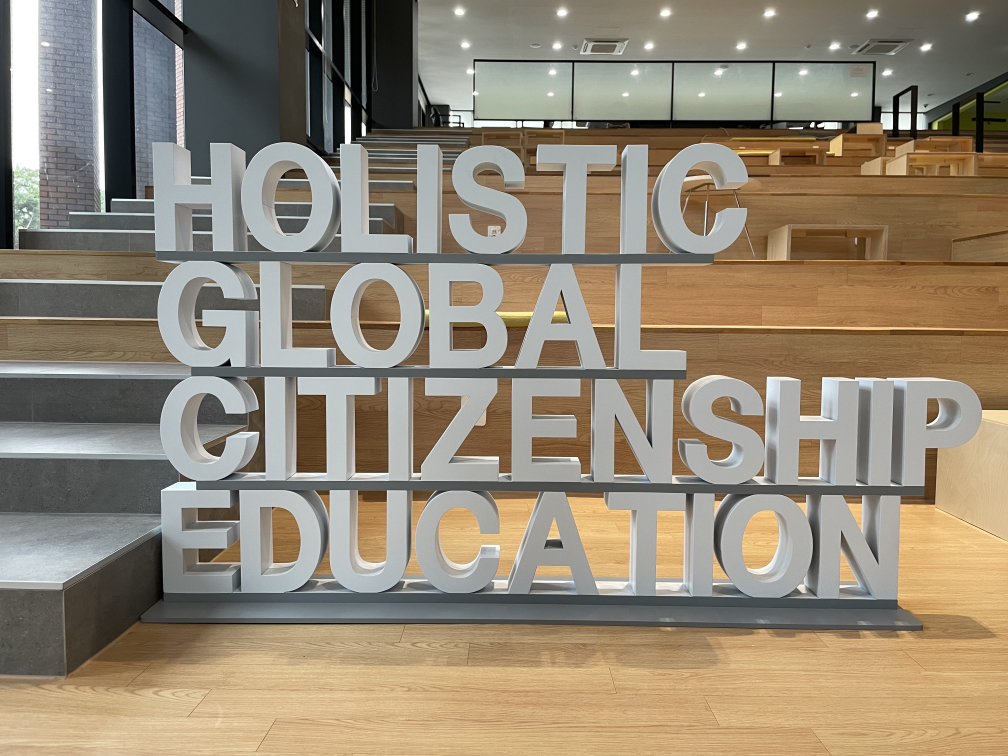
//> input picture Assignment/Assignment6/answer/build/Assignment6_Datasets/DBs/Handong2_1.jpg, 4032 x 3024 px, given in place of lena.png, which was not available (shown at 1/4 size)
$ ./22200034   (built with g++ and OpenCV 4)
//> lines starting //> are read from the running program, lines starting //| are printed output that depends on the picture; pictures that were not available may be replaced by others from this repository, and a replacement may not be noted
#include <opencv2/opencv.hpp>
#include <iostream>

using namespace cv;
using namespace std;

double calculatePSNR(const Mat& origin, const Mat& reconstructed) {
    Mat diff;
    absdiff(origin, reconstructed, diff);
    diff.convertTo(diff, CV_32F);
    double mse = 0.0;
    for (int i = 0; i < diff.rows; i++) {
        for (int j = 0; j < diff.cols; j++) {
            float pixel = diff.at<float>(i, j);
            mse += pixel * pixel;}}

    mse /= (double)(origin.total());

    if (mse == 0) return 100;
    double psnr = 10.0 * (log(255 * 255 / mse) / log(10.0));
    return psnr;}

Mat compressAndReconstruct(const Mat& y_channel, const Mat& quantization_mat) {
    Mat result = Mat::zeros(y_channel.size(), CV_8UC1);
    for (int i = 0; i < y_channel.rows; i += 8) {
        for (int j = 0; j < y_channel.cols; j += 8) {
            Rect block_rect(j, i, 8, 8);
            Mat block = y_channel(block_rect);
            Mat block_dct, block_reconstructed;
            block.convertTo(block, CV_32F);
            dct(block, block);
            Mat quantization_mat_float;
            quantization_mat.convertTo(quantization_mat_float, CV_32F);
            for (int x = 0; x < 8; x++) {
                for (int y = 0; y < 8; y++) {
                    block.at<float>(x, y) /= quantization_mat_float.at<float>(x, y);
                }
            }
            block.convertTo(block, CV_32S);
            block.convertTo(block, CV_32F);
            block_reconstructed = Mat::zeros(block.size(), CV_32F);
            for (int x = 0; x < 8; x++) {
                for (int y = 0; y < 8; y++) {
                    block_reconstructed.at<float>(x, y) =
                        block.at<float>(x, y) * quantization_mat_float.at<float>(x, y);
                }
            }
            dct(block_reconstructed, block_reconstructed, DCT_INVERSE);
            block_reconstructed.convertTo(block_reconstructed, CV_8UC1);
            block_reconstructed.copyTo(result(block_rect));
        }
    }
    return result;
}

int main(int argc, char* argv[]) {
    Mat image = imread("lena.png");
//> image is the input picture: 3024 rows x 4032 cols, CV_8UC3; mean B, G, R 117.3, 135.5, 147.2
    if (image.empty()) return -1;

    Mat image_YCbCr, YCbCr_channels[3], y;

    cvtColor(image, image_YCbCr, COLOR_BGR2YCrCb);
//> image_YCbCr: 3024 rows x 4032 cols, CV_8UC3; mean of channels 0, 1, 2 136.9, 135.3, 116.9
    split(image_YCbCr, YCbCr_channels);
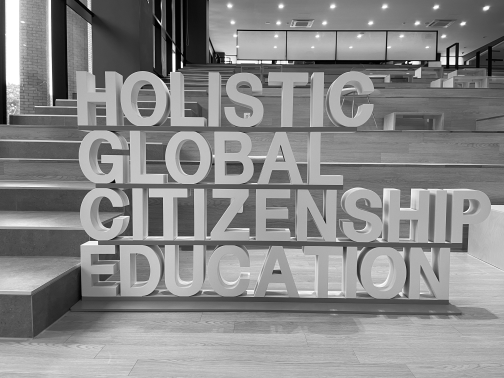
//> YCbCr_channels[0]: 3024 rows x 4032 cols, CV_8UC1 (shown at 1/8 size); min 0, max 255, mean 136.9
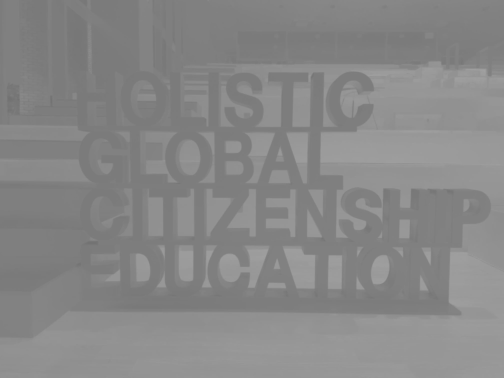
//> YCbCr_channels[1]: 3024 rows x 4032 cols, CV_8UC1 (shown at 1/8 size); min 112, max 161, mean 135.3
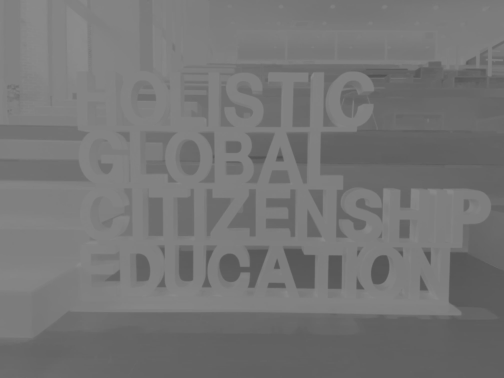
//> YCbCr_channels[2]: 3024 rows x 4032 cols, CV_8UC1 (shown at 1/8 size); min 78, max 140, mean 116.9

    y = YCbCr_channels[0];

    Mat quantization_mat1 = (Mat_<double>(8, 8) <<
        16, 11, 10, 16, 24, 40, 51, 61,
        12, 12, 14, 19, 26, 58, 60, 55,
        14, 13, 16, 24, 40, 57, 69, 56,
        14, 17, 22, 29, 51, 87, 80, 62,
        18, 22, 37, 56, 68, 109, 103, 77,
        24, 35, 55, 64, 81, 104, 113, 92,
        49, 64, 78, 87, 103, 121, 120, 101,
        72, 92, 95, 98, 112, 100, 103, 99
    );
    Mat quantization_mat2 = (Mat_<double>(8, 8) <<
        1, 1, 1, 1, 1, 1, 1, 1,
        1, 1, 1, 1, 1, 1, 1, 1,
        1, 1, 1, 1, 1, 1, 1, 1,
        1, 1, 1, 1, 1, 1, 1, 1,
        1, 1, 1, 1, 1, 1, 1, 1,
        1, 1, 1, 1, 1, 1, 1, 1,
        1, 1, 1, 1, 1, 1, 1, 1,
        1, 1, 1, 1, 1, 1, 1, 1
    );
    Mat quantization_mat3 = (Mat_<double>(8, 8) <<
        100, 100, 100, 100, 100, 100, 100, 100,
        100, 100, 100, 100, 100, 100, 100, 100,
        100, 100, 100, 100, 100, 100, 100, 100,
        100, 100, 100, 100, 100, 100, 100, 100,
        100, 100, 100, 100, 100, 100, 100, 100,
        100, 100, 100, 100, 100, 100, 100, 100,
        100, 100, 100, 100, 100, 100, 100, 100,
        100, 100, 100, 100, 100, 100, 100, 100
    );

    Mat reconstructed1 = compressAndReconstruct(y, quantization_mat1);
    Mat reconstructed2 = compressAndReconstruct(y, quantization_mat2);
    Mat reconstructed3 = compressAndReconstruct(y, quantization_mat3);

    double psnr1 = calculatePSNR(y, reconstructed1);
//> in calculatePSNR, `absdiff(origin, reconstructed, diff);`:
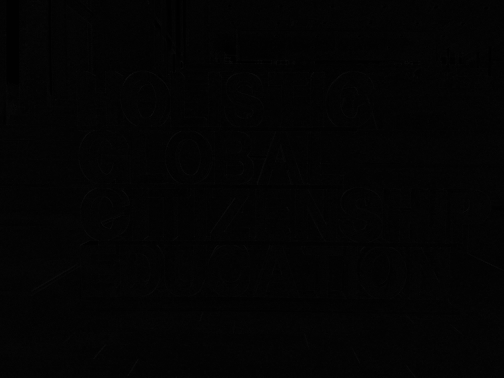
//> diff: 3024 rows x 4032 cols, CV_8UC1 (shown at 1/8 size); min 0, max 70, mean 3.3
//> the loop in calculatePSNR, `for (int i = 0; i < diff.rows; i++)` made 3024 passes
//> mse on passes 1 to 3: 73721, 143410, 210592
//> after the loop in calculatePSNR, `for (int i = 0; i < diff.rows; i++)`: mse = 234357528
//> in calculatePSNR, `mse /= (double)(origin.total());`: mse = 19.22
//> in calculatePSNR, `double psnr = 10.0 * (log(255 * 255 / mse) / log(10.0));`: psnr = 35.29
//> psnr1 = 35.29
    double psnr2 = calculatePSNR(y, reconstructed2);
//> in calculatePSNR (call 2), `absdiff(origin, reconstructed, diff);`:
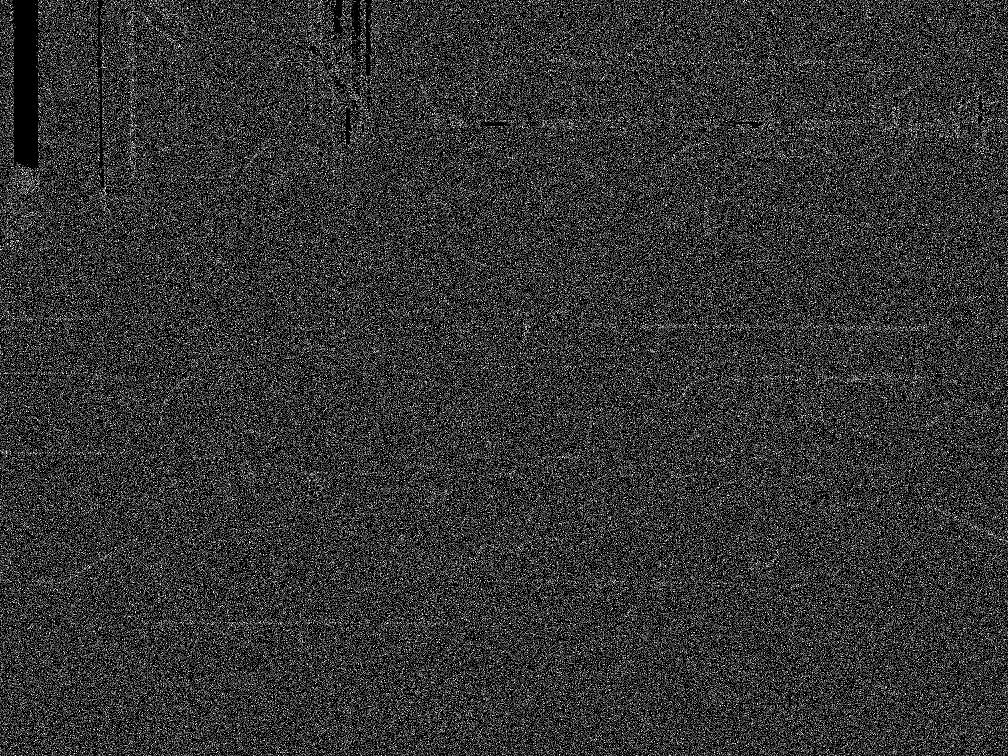
//> diff: 3024 rows x 4032 cols, CV_8UC1 (shown at 1/4 size); values 0 (black) and 1 (white), 4.8% white in thin lines or dots
//> the loop in calculatePSNR (call 2), `for (int i = 0; i < diff.rows; i++)` made 3024 passes
//> mse on passes 1 to 3: 185, 412, 614
//> after the loop in calculatePSNR (call 2), `for (int i = 0; i < diff.rows; i++)`: mse = 589366
//> in calculatePSNR (call 2), `mse /= (double)(origin.total());`: mse = 0.0483
//> in calculatePSNR (call 2), `double psnr = 10.0 * (log(255 * 255 / mse) / log(10.0));`: psnr = 61.29
//> psnr2 = 61.29
    double psnr3 = calculatePSNR(y, reconstructed3);
//> psnr3 = 30.19

    cout << "QM1: psnr = " << psnr1 << endl;
//| QM1: psnr = 35.293
    cout << "QM2: psnr = " << psnr2 << endl;
//| QM2: psnr = 61.288
    cout << "QM3: psnr =  " << psnr3 << endl;
//| QM3: psnr =  30.1918

    imshow("origin Y", y);

    imshow("QM1", reconstructed1);
    imshow("QM2", reconstructed2);
    imshow("QM3", reconstructed3);

    waitKey(0);

    return 0;}

$ run again, on Assignment/Assignment6/answer/build/Assignment6_Datasets/DBs/Handong3_1.jpg
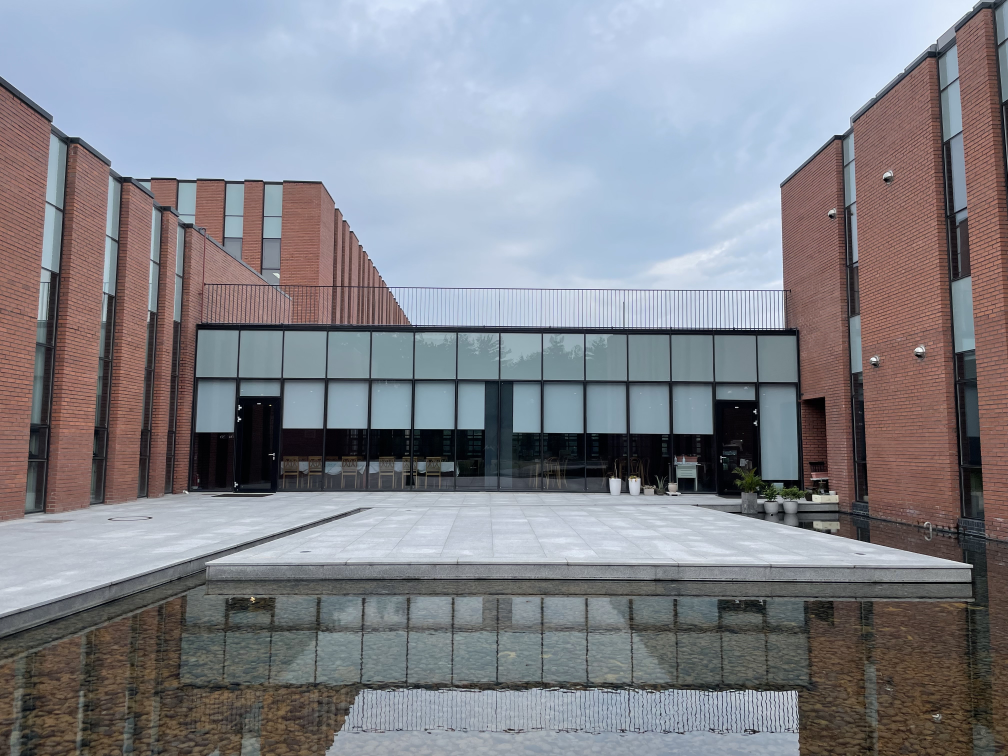
//> input picture Assignment/Assignment6/answer/build/Assignment6_Datasets/DBs/Handong3_1.jpg, 4032 x 3024 px, given in place of lena.png, which was not available (shown at 1/4 size)
//> image is the input picture: 3024 rows x 4032 cols, CV_8UC3; mean B, G, R 141, 133.5, 132.1
//> image_YCbCr: 3024 rows x 4032 cols, CV_8UC3; mean of channels 0, 1, 2 134, 126.7, 132
//> `split(image_YCbCr, YCbCr_channels);`:
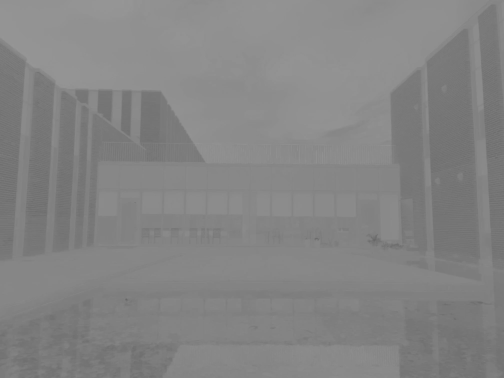
//> YCbCr_channels[2]: 3024 rows x 4032 cols, CV_8UC1 (shown at 1/8 size); min 100, max 154, mean 132
//> the loop in calculatePSNR, `for (int i = 0; i < diff.rows; i++)` made 3024 passes
//> mse on passes 1 to 3: 7079, 14180, 21465
//> after the loop in calculatePSNR, `for (int i = 0; i < diff.rows; i++)`: mse = 207610713
//> in calculatePSNR, `mse /= (double)(origin.total());`: mse = 17.03
//> psnr = 35.82
//> in calculatePSNR (call 2), `absdiff(origin, reconstructed, diff);`:
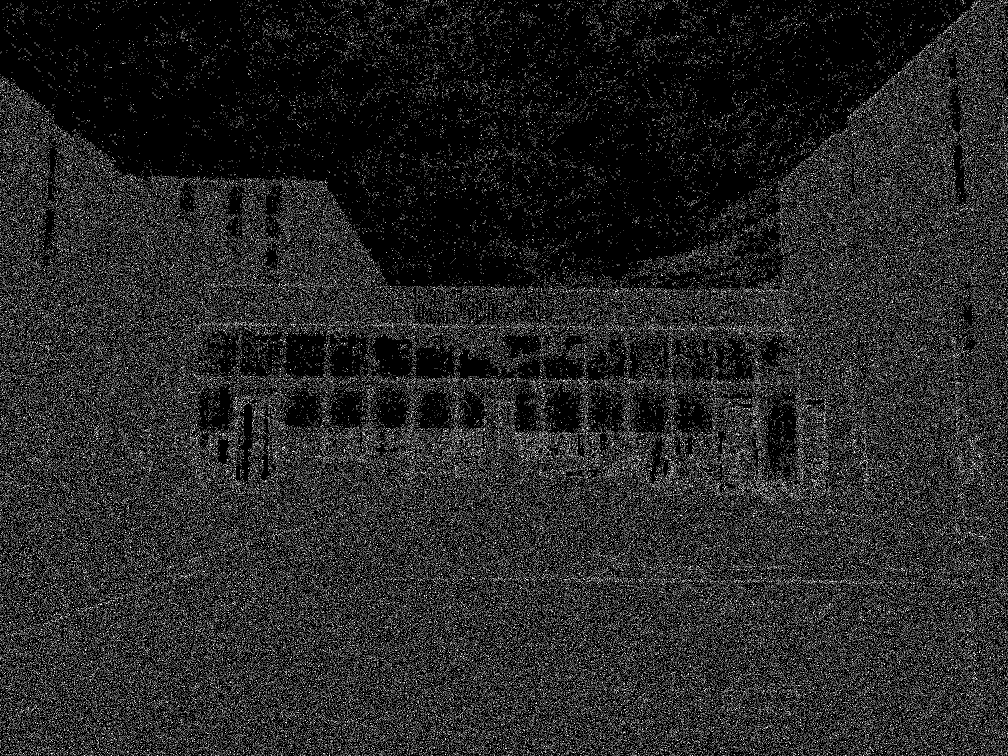
//> diff: 3024 rows x 4032 cols, CV_8UC1 (shown at 1/4 size); values 0 (black) and 1 (white), 3.7% white in thin lines or dots
//> the loop in calculatePSNR (call 2), `for (int i = 0; i < diff.rows; i++)` made 3024 passes
//> mse on passes 1 to 3: 32, 73, 109
//> after the loop in calculatePSNR (call 2), `for (int i = 0; i < diff.rows; i++)`: mse = 449858
//> in calculatePSNR (call 2), `mse /= (double)(origin.total());`: mse = 0.0369
//> psnr = 62.46
//> psnr3 = 29.23
//| QM1: psnr = 35.8193
//| QM2: psnr = 62.4611
//| QM3: psnr =  29.2314
